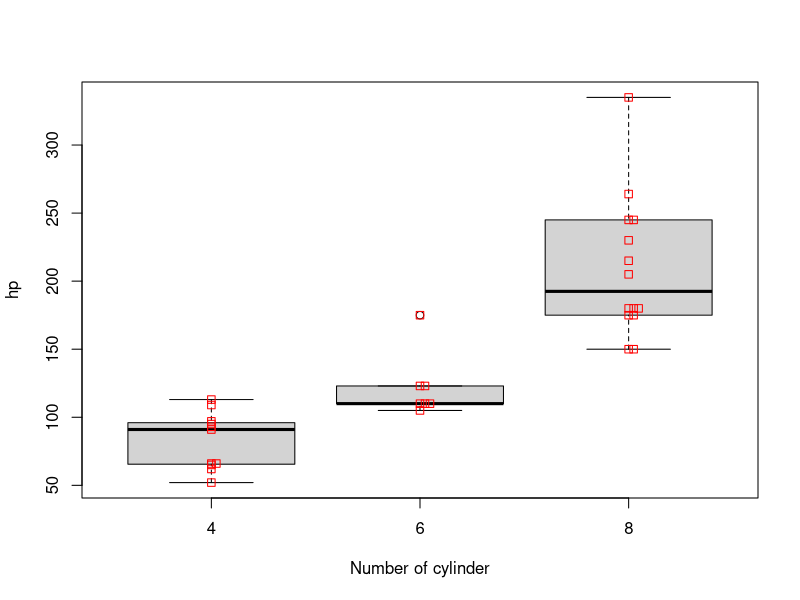
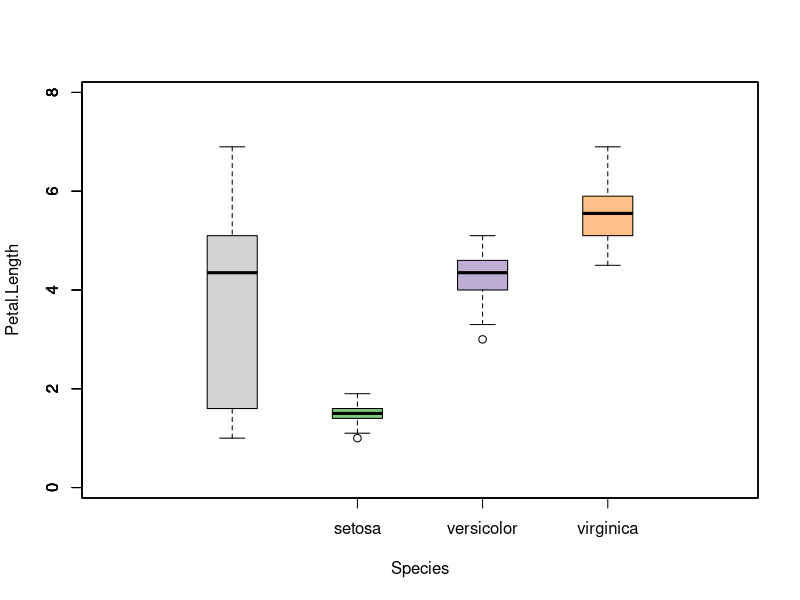

Generate these figures, in order, with R:
## ---- chunk 1
knitr::opts_chunk$set(echo = TRUE)
## ---- chunk 2
# 組込データセット"mtcars"を読み込む
data(mtcars, package="datasets")

# シリンダー数を層別因子にする
mtcars <- within(mtcars, {
    f.cyl <- as.factor(cyl)
})

# シリンダー数毎のエンジン出力を層別プロットする
boxplot(hp~f.cyl, data=mtcars, id.method="y", xlab="Number of cylinder", ylab="hp")

# ドットチャートを上書きする
stripchart(hp ~ f.cyl, vertical=TRUE, method="stack", data=mtcars, add=TRUE, col="red")
## ---- chunk 3
# 組み込みデータセット"iris"を読み込む
data("iris")

# データセットを代入しておくとデータセット名が変わっても処理を変えずに済みます
x <- iris
x.lab = "Species"
y.lab = "Petal.Length"


# 層別データを抽出する
type <- unique(x$Species)

# 層別データを描く際の色を設定する
cols <- RColorBrewer::brewer.pal(length(type), "Accent")

# 横軸の範囲を設定する(全データ用＋層別用＋1)
x.range = length(type) + 2

# 空の描画を行う(boxplotは高水準描画関数なので空の描画で軸を用意しておく)
plot(0, 0, type = "n", xlim = range(0:x.range), ylim = range(x[, -5]),
     xlab = x.lab, ylab = y.lab, axes = FALSE)

# 最初に全データに対する箱ひげ図を描画する（上書き）
with(x, boxplot(Petal.Length, add = TRUE))

# 次に層別のデータに対する箱ひげ図を描画する（上書き）
for (i in 1:length(type)) {
  with(x, boxplot(Petal.Length[Species == type[i]],
                     at = i + 1, col = cols[i], add = TRUE))
}

# 最後に横軸名を描画する(除く全データ)
axis(1, at = 1:length(type)+1, labels = type, tick = TRUE)
